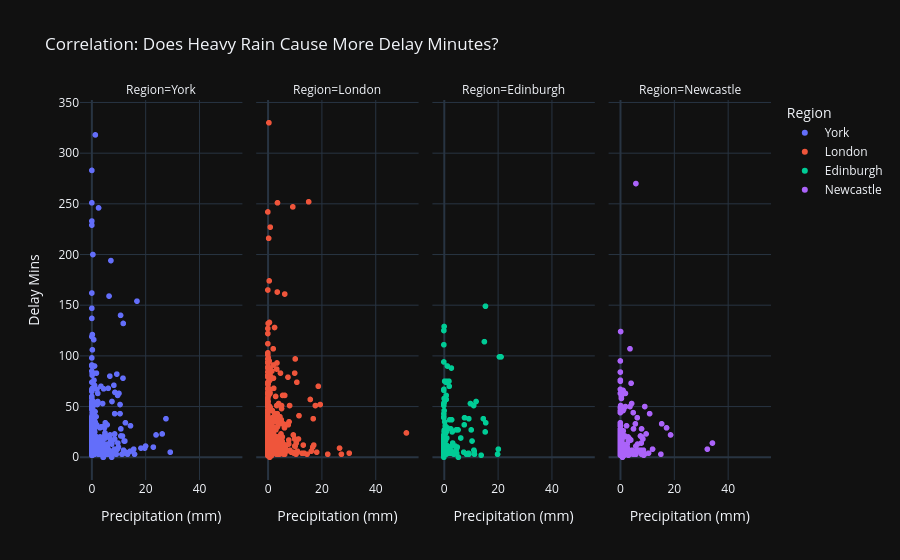

The notebook cell this image was saved under:
### Code cell
fig2 = px.scatter(
    merged_df,
    x='Precipitation',
    y='Tot. Mins',
    color='Region',
    facet_col='Region', # Creates 4 separate mini-graphs side-by-side
    title='Correlation: Does Heavy Rain Cause More Delay Minutes?',
    labels={'Tot. Mins': 'Delay Mins', 'Precipitation': 'Precipitation (mm)'}
)

fig2.show()

### Figure 1 — Plotly figure (JSON) as saved in the notebook; plotly's stock layout.template omitted (floating-point values rounded to 4 significant figures; data arrays with more than 128 entries replaced by an {"elided": "..."} marker saying what was removed)
{"data": [{"hovertemplate": "Region=York<br>Precipitation (mm)=%{x}<br>Delay Mins=%{y}<extra></extra>", "legendgroup": "York", "marker": {"color": "#636efa", "symbol": "circle"}, "mode": "markers", "name": "York", "showlegend": true, "x": {"elided": "458 float values"}, "xaxis": "x", "y": {"elided": "458 float values"}, "yaxis": "y", "type": "scattergl"}, {"hovertemplate": "Region=London<br>Precipitation (mm)=%{x}<br>Delay Mins=%{y}<extra></extra>", "legendgroup": "London", "marker": {"color": "#EF553B", "symbol": "circle"}, "mode": "markers", "name": "London", "showlegend": true, "x": {"elided": "520 float values"}, "xaxis": "x2", "y": {"elided": "520 float values"}, "yaxis": "y2", "type": "scattergl"}, {"hovertemplate": "Region=Edinburgh<br>Precipitation (mm)=%{x}<br>Delay Mins=%{y}<extra></extra>", "legendgroup": "Edinburgh", "marker": {"color": "#00cc96", "symbol": "circle"}, "mode": "markers", "name": "Edinburgh", "showlegend": true, "x": {"elided": "159 float values"}, "xaxis": "x3", "y": {"elided": "159 float values"}, "yaxis": "y3", "type": "scattergl"}, {"hovertemplate": "Region=Newcastle<br>Precipitation (mm)=%{x}<br>Delay Mins=%{y}<extra></extra>", "legendgroup": "Newcastle", "marker": {"color": "#ab63fa", "symbol": "circle"}, "mode": "markers", "name": "Newcastle", "showlegend": true, "x": {"elided": "202 float values"}, "xaxis": "x4", "y": {"elided": "202 float values"}, "yaxis": "y4", "type": "scattergl"}], "layout": {"xaxis": {"anchor": "y", "domain": [0.0, 0.235], "title": {"text": "Precipitation (mm)"}}, "yaxis": {"anchor": "x", "domain": [0.0, 1.0], "title": {"text": "Delay Mins"}}, "xaxis2": {"anchor": "y2", "domain": [0.255, 0.49], "matches": "x", "title": {"text": "Precipitation (mm)"}}, "yaxis2": {"anchor": "x2", "domain": [0.0, 1.0], "matches": "y", "showticklabels": false}, "xaxis3": {"anchor": "y3", "domain": [0.51, 0.745], "matches": "x", "title": {"text": "Precipitation (mm)"}}, "yaxis3": {"anchor": "x3", "domain": [0.0, 1.0], "matches": "y", "showticklabels": false}, "xaxis4": {"anchor": "y4", "domain": [0.765, 1.0], "matches": "x", "title": {"text": "Precipitation (mm)"}}, "yaxis4": {"anchor": "x4", "domain": [0.0, 1.0], "matches": "y", "showticklabels": false}, "annotations": [{"font": {}, "showarrow": false, "text": "Region=York", "x": 0.1175, "xanchor": "center", "xref": "paper", "y": 1.0, "yanchor": "bottom", "yref": "paper"}, {"font": {}, "showarrow": false, "text": "Region=London", "x": 0.3725, "xanchor": "center", "xref": "paper", "y": 1.0, "yanchor": "bottom", "yref": "paper"}, {"font": {}, "showarrow": false, "text": "Region=Edinburgh", "x": 0.6275, "xanchor": "center", "xref": "paper", "y": 1.0, "yanchor": "bottom", "yref": "paper"}, {"font": {}, "showarrow": false, "text": "Region=Newcastle", "x": 0.8825, "xanchor": "center", "xref": "paper", "y": 1.0, "yanchor": "bottom", "yref": "paper"}], "legend": {"title": {"text": "Region"}, "tracegroupgap": 0}, "title": {"text": "Correlation: Does Heavy Rain Cause More Delay Minutes?"}}}
